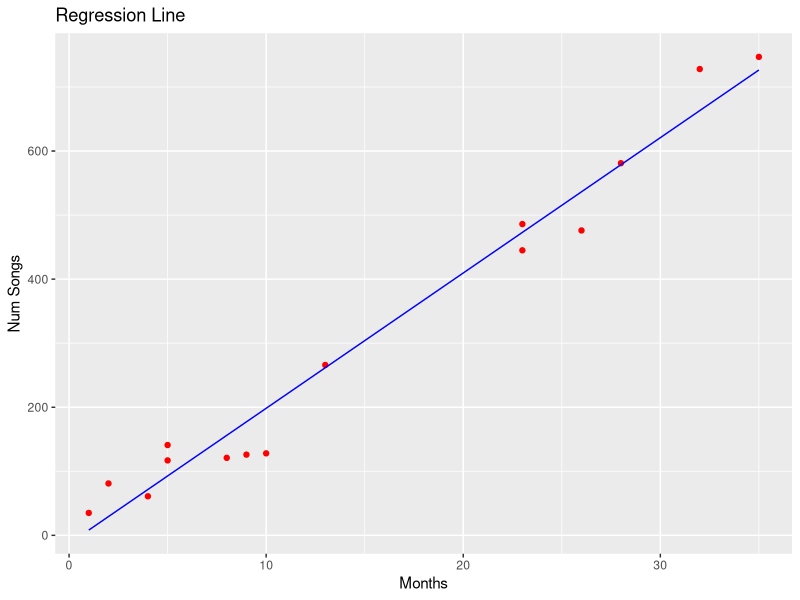
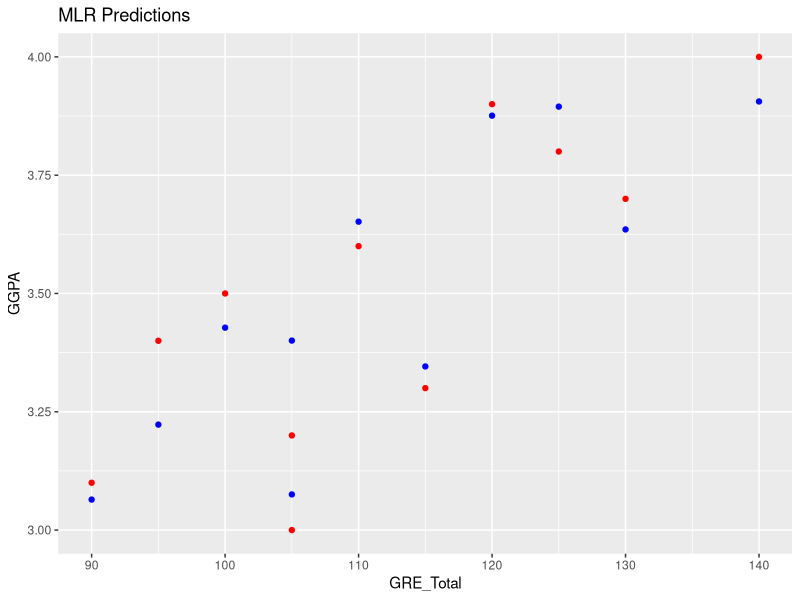

These figures' R source, in order:
library('caTools')
library('ggplot2')

# question 1
M = read.csv('q1_data.csv', header = TRUE)

# (a) finding correlation between months and number of songs
correlation = cor(M)[1,2]

print(correlation)

beta_0 = -12.88728849
beta_1 = 21.12638093

# (b) using regression line found in excel to fit the scatter plot
y_pred = beta_0 + beta_1 * M[,1]

# (c) plotting training set prediction of weekly sales
ggplot() +
  geom_point(aes(x = M$Months,
                 y = M$X.Songs),
             colour = "red") +
  
  geom_line(aes(x = M$Months,
                 y = y_pred),
             colour = "blue") + 
  ggtitle("Regression Line") + 
  xlab("Months") + 
  ylab("Num Songs")


# question 2
M =read.csv('q2_data.csv', header=TRUE)

# (a) fitting a multiple linear regression model
regressor = lm(formula = GGPA ~ ., data = M)
print(regressor)

GGPA_pred = predict(regressor, new_data = M)

ggplot() +
  geom_point(aes(x = M$GRE_Total,
                 y = M$GGPA),
             colour = "red") +
  
  geom_point(aes(x = M$GRE_Total,
                y = GGPA_pred),
            colour = "blue") + 
  ggtitle("MLR Predictions") + 
  xlab("GRE_Total") + 
  ylab("GGPA")

p_values = summary(regressor)$coefficients[2:3,4]

GRE_Total_pval = p_values[1]
UGPA_pval = p_values[2]

print(GRE_Total_pval)
print(UGPA_pval)
